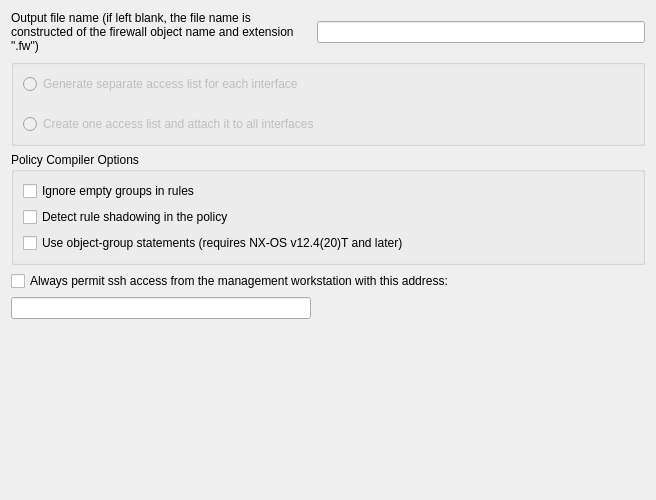
     <widget class="QWidget" name="compiler_tab">
      <attribute name="title">
       <string>Compiler Options</string>
      </attribute>
      <layout class="QGridLayout" name="gridLayout_9">
       <item row="0" column="0">
        <widget class="QLabel" name="textLabel1_5">
         <property name="sizePolicy">
          <sizepolicy hsizetype="Expanding" vsizetype="Preferred">
           <horstretch>0</horstretch>
           <verstretch>0</verstretch>
          </sizepolicy>
         </property>
         <property name="text">
          <string>Output file name (if left blank, the file name is constructed of the firewall object name and extension &quot;.fw&quot;)</string>
         </property>
         <property name="alignment">
          <set>Qt::AlignVCenter</set>
         </property>
         <property name="wordWrap">
          <bool>true</bool>
         </property>
        </widget>
       </item>
       <item row="0" column="1">
        <widget class="QLineEdit" name="outputFileName">
         <property name="minimumSize">
          <size>
           <width>300</width>
           <height>0</height>
          </size>
         </property>
         <property name="maximumSize">
          <size>
           <width>32767</width>
           <height>22</height>
          </size>
         </property>
        </widget>
       </item>
       <item row="1" column="0" colspan="2">
        <widget class="QGroupBox" name="groupBox">
         <property name="enabled">
          <bool>false</bool>
         </property>
         <property name="title">
          <string/>
         </property>
         <layout class="QGridLayout" name="gridLayout_4">
          <property name="verticalSpacing">
           <number>20</number>
          </property>
          <item row="0" column="0">
           <widget class="QRadioButton" name="separate_acls_for_interfaces">
            <property name="toolTip">
             <string>Compiler creates multiple access lists from the same policy,
two for each interface: one for inbound and another for
outbound. If the policy is written in a such way that no rule
can possibly be associated with an interface, this interface
gets no access list at all. Also, interfaces marked as 
&quot;unprotected&quot; never get access list regardless of how the policy
rules are designed.
</string>
            </property>
            <property name="text">
             <string>Generate separate access list for each interface</string>
            </property>
           </widget>
          </item>
          <item row="1" column="0">
           <widget class="QRadioButton" name="one_acl_for_all_interfaces">
            <property name="toolTip">
             <string>Compiler creates one access list and assigns it to all
interfaces.
</string>
            </property>
            <property name="text">
             <string>Create one access list and attach it to all interfaces</string>
            </property>
           </widget>
          </item>
         </layout>
        </widget>
       </item>
       <item row="2" column="0" colspan="2">
        <widget class="QGroupBox" name="frame114">
         <property name="sizePolicy">
          <sizepolicy hsizetype="Expanding" vsizetype="Preferred">
           <horstretch>0</horstretch>
           <verstretch>0</verstretch>
          </sizepolicy>
         </property>
         <property name="title">
          <string>Policy Compiler Options</string>
         </property>
         <property name="flat">
          <bool>false</bool>
         </property>
         <property name="checkable">
          <bool>false</bool>
         </property>
         <layout class="QGridLayout" name="gridLayout_6">
          <item row="0" column="0">
           <widget class="QCheckBox" name="nxosacl_ignore_empty_groups">
            <property name="toolTip">
             <string>If the option is deactivated, compiler treats empty groups as an error and aborts processing the policy. If this option is activated, compiler removes all empty groups from all rule elements. If rule element becomes 'any' after the last empty group has been removed, the whole rule will be ignored. Use this option only if you fully understand how it works!</string>
            </property>
            <property name="text">
             <string>Ignore empty groups in rules</string>
            </property>
           </widget>
          </item>
          <item row="1" column="0">
           <widget class="QCheckBox" name="nxosacl_check_shadowing">
            <property name="toolTip">
             <string>Shadowing happens because a rule is a superset of a subsequent rule and any packets potentially matched by the subsequent rule have already been matched by the prior rule.</string>
            </property>
            <property name="text">
             <string>Detect rule shadowing in the policy</string>
            </property>
           </widget>
          </item>
          <item row="2" column="0">
           <widget class="QCheckBox" name="nxosacl_use_object_groups">
            <property name="text">
             <string>Use object-group statements (requires NX-OS v12.4(20)T and later)</string>
            </property>
           </widget>
          </item>
         </layout>
        </widget>
       </item>
       <item row="3" column="0" colspan="2">
        <widget class="QCheckBox" name="mgmt_ssh">
         <property name="text">
          <string>Always permit ssh access from the management workstation with this address:</string>
         </property>
         <property name="checkable">
          <bool>true</bool>
         </property>
         <property name="checked">
          <bool>false</bool>
         </property>
        </widget>
       </item>
       <item row="4" column="0">
        <widget class="QLineEdit" name="mgmt_addr">
         <property name="sizePolicy">
          <sizepolicy hsizetype="Expanding" vsizetype="Fixed">
           <horstretch>0</horstretch>
           <verstretch>0</verstretch>
          </sizepolicy>
         </property>
         <property name="minimumSize">
          <size>
           <width>300</width>
           <height>0</height>
          </size>
         </property>
         <property name="maximumSize">
          <size>
           <width>32767</width>
           <height>22</height>
          </size>
         </property>
        </widget>
       </item>
       <item row="4" column="1">
        <spacer name="horizontalSpacer_2">
         <property name="orientation">
          <enum>Qt::Horizontal</enum>
         </property>
         <property name="sizeHint" stdset="0">
          <size>
           <width>328</width>
           <height>20</height>
          </size>
         </property>
        </spacer>
       </item>
       <item row="5" column="0">
        <spacer>
         <property name="orientation">
          <enum>Qt::Vertical</enum>
         </property>
         <property name="sizeType">
          <enum>QSizePolicy::Expanding</enum>
         </property>
         <property name="sizeHint" stdset="0">
          <size>
           <width>20</width>
           <height>170</height>
          </size>
         </property>
        </spacer>
       </item>
      </layout>
     </widget>
